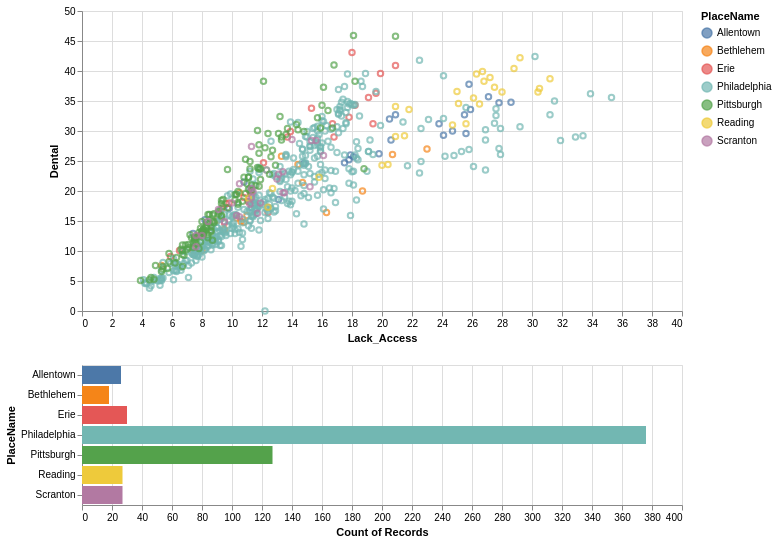

Specify this chart in Vega-Lite:
### Vega-Lite specification from a JSON file in a GitHub repository (floating-point values rounded to 4 significant figures; data arrays with more than 128 entries replaced by an {"elided": "..."} marker saying what was removed)
{"config": {"view": {"continuousWidth": 400, "continuousHeight": 300}}, "vconcat": [{"mark": "point", "encoding": {"color": {"condition": {"type": "nominal", "field": "PlaceName", "selection": "selector094"}, "value": "lightgray"}, "x": {"type": "quantitative", "field": "Lack_Access", "scale": {"zero": false}}, "y": {"type": "quantitative", "field": "Dental", "scale": {"zero": false}}}, "selection": {"selector094": {"type": "interval"}}, "width": 600}, {"mark": "bar", "encoding": {"color": {"type": "nominal", "field": "PlaceName"}, "x": {"type": "quantitative", "aggregate": "count", "field": "PlaceName"}, "y": {"type": "nominal", "field": "PlaceName"}}, "transform": [{"filter": {"selection": "selector094"}}], "width": 600}], "data": {"name": "data-c86d580591e40072db8e203793a5d621"}, "$schema": "https://vega.github.io/schema/vega-lite/v4.8.1.json", "datasets": {"data-c86d580591e40072db8e203793a5d621": {"elided": "631 records"}}}
